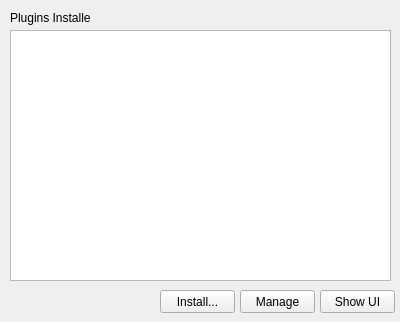
<?xml version="1.0" encoding="UTF-8"?>
<ui version="4.0">
 <class>myPluginManager</class>
 <widget class="QWidget" name="myPluginManager">
  <property name="geometry">
   <rect>
    <x>0</x>
    <y>0</y>
    <width>400</width>
    <height>322</height>
   </rect>
  </property>
  <property name="sizePolicy">
   <sizepolicy hsizetype="Fixed" vsizetype="Fixed">
    <horstretch>0</horstretch>
    <verstretch>0</verstretch>
   </sizepolicy>
  </property>
  <property name="windowTitle">
   <string>myPluginManager</string>
  </property>
  <widget class="QListView" name="listPlugin">
   <property name="geometry">
    <rect>
     <x>10</x>
     <y>30</y>
     <width>381</width>
     <height>251</height>
    </rect>
   </property>
   <property name="resizeMode">
    <enum>QListView::Adjust</enum>
   </property>
  </widget>
  <widget class="QPushButton" name="pushButton_Manage">
   <property name="geometry">
    <rect>
     <x>240</x>
     <y>290</y>
     <width>75</width>
     <height>23</height>
    </rect>
   </property>
   <property name="text">
    <string>Manage</string>
   </property>
  </widget>
  <widget class="QPushButton" name="pushButton_Install">
   <property name="geometry">
    <rect>
     <x>160</x>
     <y>290</y>
     <width>75</width>
     <height>23</height>
    </rect>
   </property>
   <property name="text">
    <string>Install...</string>
   </property>
  </widget>
  <widget class="QLabel" name="label">
   <property name="geometry">
    <rect>
     <x>10</x>
     <y>10</y>
     <width>81</width>
     <height>16</height>
    </rect>
   </property>
   <property name="text">
    <string>Plugins Installed:</string>
   </property>
  </widget>
  <widget class="QPushButton" name="pushButton_ShowUI">
   <property name="geometry">
    <rect>
     <x>320</x>
     <y>290</y>
     <width>75</width>
     <height>23</height>
    </rect>
   </property>
   <property name="text">
    <string>Show UI</string>
   </property>
  </widget>
 </widget>
 <layoutdefault spacing="6" margin="11"/>
 <resources/>
 <connections>
  <connection>
   <sender>pushButton_Install</sender>
   <signal>clicked()</signal>
   <receiver>myPluginManager</receiver>
   <slot>installPlugin()</slot>
   <hints>
    <hint type="sourcelabel">
     <x>277</x>
     <y>301</y>
    </hint>
    <hint type="destinationlabel">
     <x>199</x>
     <y>160</y>
    </hint>
   </hints>
  </connection>
  <connection>
   <sender>pushButton_Manage</sender>
   <signal>clicked()</signal>
   <receiver>myPluginManager</receiver>
   <slot>managePlugin()</slot>
   <hints>
    <hint type="sourcelabel">
     <x>357</x>
     <y>301</y>
    </hint>
    <hint type="destinationlabel">
     <x>199</x>
     <y>160</y>
    </hint>
   </hints>
  </connection>
 </connections>
 <slots>
  <slot>installPlugin()</slot>
  <slot>managePlugin()</slot>
 </slots>
</ui>
